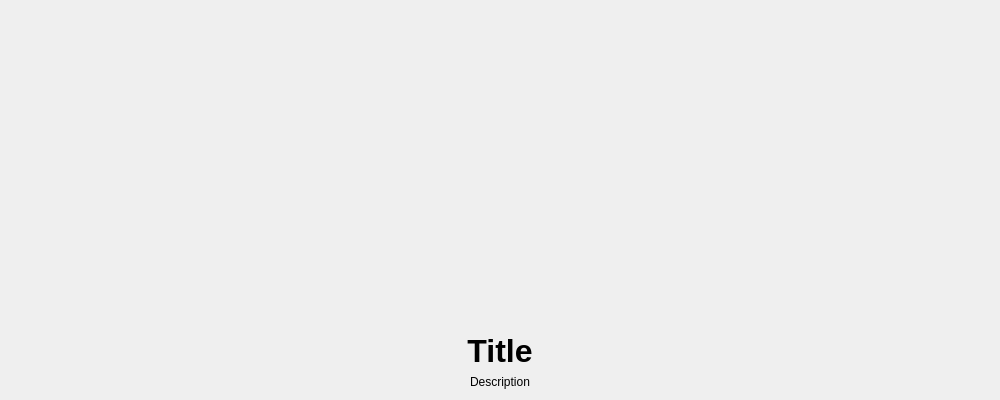
<?xml version="1.0" encoding="UTF-8"?>
<ui version="4.0">
 <class>CarouselPage</class>
 <widget class="QWidget" name="CarouselPage">
  <property name="geometry">
   <rect>
    <x>0</x>
    <y>0</y>
    <width>1000</width>
    <height>400</height>
   </rect>
  </property>
  <property name="minimumSize">
   <size>
    <width>1000</width>
    <height>400</height>
   </size>
  </property>
  <layout class="QVBoxLayout" name="verticalLayout">
   <item>
    <widget class="QLabel" name="imageLabel">
     <property name="sizePolicy">
      <sizepolicy hsizetype="Expanding" vsizetype="Expanding">
        <horstretch>0</horstretch>
        <verstretch>0</verstretch>
      </sizepolicy>
     </property>
     <property name="alignment">
      <set>Qt::AlignCenter</set>
     </property>
    </widget>
   </item>
   <item>
    <widget class="QLabel" name="titleLabel">
     <property name="font">
      <font>
        <pointsize>24</pointsize>
        <bold>true</bold>
      </font>
    </property>
     <property name="text">
      <string>Title</string>
     </property>
     <property name="alignment">
      <set>Qt::AlignmentFlag::AlignCenter</set>
     </property>
     <property name="wordWrap">
      <bool>true</bool>
     </property>
    </widget>
   </item>
   <item>
    <widget class="QLabel" name="descriptionLabel">
     <property name="text">
      <string>Description</string>
     </property>
     <property name="alignment">
      <set>Qt::AlignmentFlag::AlignCenter</set>
     </property>
     <property name="wordWrap">
      <bool>true</bool>
     </property>
    </widget>
   </item>
   <item>
    <layout class="QHBoxLayout" name="horizontalLayout">
     
     <!-- here go buttons -->
     
     <!-- button example :
     <item>
      <widget class="QToolButton" name="toolButton_2">
       <property name="text">
        <string>button</string>
       </property>
      </widget>
     </item>
     -->

    </layout>
   </item>
  </layout>
 </widget>
 <resources/>
 <connections/>
</ui>
